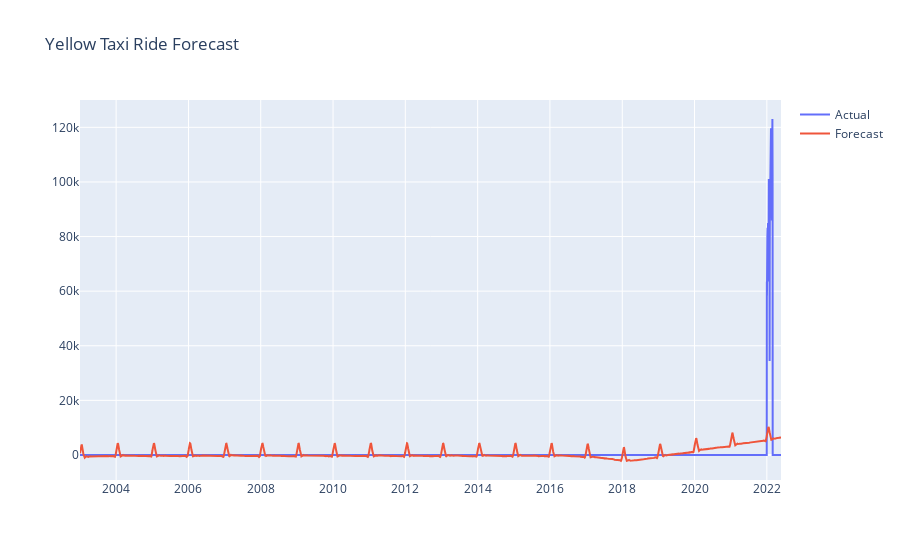
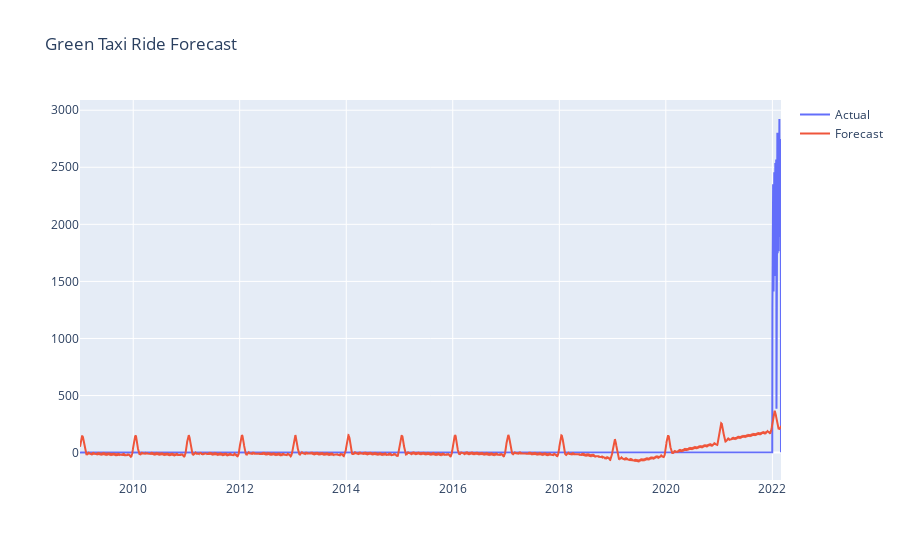

Notebook cell for these charts, in order:
### Markdown cell above
### Task 5: Time-Series Forecasting
Use Prophet or a similar tool to forecast the number of taxi rides in the future, respectively for green and yellow taxis. This includes creating a time-series model, tuning its parameters, and validating its performance. Also, interpret the model's predictions and identify the factors driving the forecasted trends.

A good example for using Prophet to do time-series forecasting can be found here https://www.kaggle.com/code/prashant111/tutorial-time-series-forecasting-with-prophet

**Hint**: In order to evaluate how your model performs, you need to split the dataset to be train and test. For time-series data, we cannot randomly select the data record (i.e. the rows) to be in train or test. Namely, all training data must be before the earliest test data. In other words, the model is always trained on historical data and then used to forecast the future.

### Code cell
import pandas as pd
from prophet import Prophet
import plotly.graph_objects as go
from sklearn.metrics import mean_squared_error
import numpy as np

# Prepare the yellow taxi time series data
df_yellow['tpep_pickup_datetime'] = pd.to_datetime(df_yellow['tpep_pickup_datetime'])
df_yellow['count'] = 1
df_yellow = df_yellow.groupby(pd.Grouper(key='tpep_pickup_datetime', freq='D')).count().reset_index()
df_yellow.rename(columns={'tpep_pickup_datetime': 'ds', 'count': 'y'}, inplace=True)

# Prepare the green taxi time series data
df_green['lpep_pickup_datetime'] = pd.to_datetime(df_green['lpep_pickup_datetime'])
df_green['count'] = 1
df_green = df_green.groupby(pd.Grouper(key='lpep_pickup_datetime', freq='D')).count().reset_index()
df_green.rename(columns={'lpep_pickup_datetime': 'ds', 'count': 'y'}, inplace=True)

# Split the data into train and test sets
train_yellow = df_yellow[df_yellow['ds'] < '2022-02-01']  # Adjust the date range as needed
test_yellow = df_yellow[df_yellow['ds'] >= '2022-02-01']

train_green = df_green[df_green['ds'] < '2022-02-01']
test_green = df_green[df_green['ds'] >= '2022-02-01']

# Create and train the Prophet models
model_yellow = Prophet()
model_yellow.fit(train_yellow)

model_green = Prophet()
model_green.fit(train_green)

# Make predictions
future_yellow = model_yellow.make_future_dataframe(periods=len(test_yellow))
forecast_yellow = model_yellow.predict(future_yellow)

future_green = model_green.make_future_dataframe(periods=len(test_green))
forecast_green = model_green.predict(future_green)

# Troubleshooting step 1: Check the structure of forecast_yellow
print(forecast_yellow.head())

# Troubleshooting step 2: Compare the lengths of test_yellow and forecast_yellow
print("Length of test_yellow: ", len(test_yellow))
print("Length of forecast_yellow: ", len(forecast_yellow))

# Plot the forecasts
fig_yellow = go.Figure()
fig_yellow.add_trace(go.Scatter(x=df_yellow['ds'], y=df_yellow['y'], name='Actual'))
fig_yellow.add_trace(go.Scatter(x=forecast_yellow['ds'], y=forecast_yellow['yhat'], name='Forecast'))
fig_yellow.update_layout(title='Yellow Taxi Ride Forecast')
fig_yellow.show()

fig_green = go.Figure()
fig_green.add_trace(go.Scatter(x=df_green['ds'], y=df_green['y'], name='Actual'))
fig_green.add_trace(go.Scatter(x=forecast_green['ds'], y=forecast_green['yhat'], name='Forecast'))
fig_green.update_layout(title='Green Taxi Ride Forecast')
fig_green.show()

# Model evaluation
predictions_yellow = forecast_yellow[-len(test_yellow):]['yhat']
mse_yellow = mean_squared_error(test_yellow['y'], predictions_yellow)
rmse_yellow = np.sqrt(mse_yellow)

predictions_green = forecast_green[-len(test_green):]['yhat']
mse_green = mean_squared_error(test_green['y'], predictions_green)
rmse_green = np.sqrt(mse_green)

print("Yellow Taxi Ride Forecast Evaluation:")
print("RMSE: {:.2f}".format(rmse_yellow))

print("Green Taxi Ride Forecast Evaluation:")
print("RMSE: {:.2f}".format(rmse_green))

# Interpret the model's predictions
model_yellow.plot_components(forecast_yellow)
model_green

### Figure 1 — Plotly figure (JSON) as saved in the notebook; plotly's stock layout.template omitted (floating-point values rounded to 4 significant figures; data arrays with more than 128 entries replaced by an {"elided": "..."} marker saying what was removed)
{"data": [{"name": "Actual", "type": "scatter", "x": {"elided": "7084 str values"}, "y": {"elided": "7084 int values"}}, {"name": "Forecast", "type": "scatter", "x": {"elided": "7084 str values"}, "y": {"elided": "7084 float values"}}], "layout": {"title": {"text": "Yellow Taxi Ride Forecast"}}}

### Figure 2 — Plotly figure (JSON) as saved in the notebook; plotly's stock layout.template omitted (floating-point values rounded to 4 significant figures; data arrays with more than 128 entries replaced by an {"elided": "..."} marker saying what was removed)
{"data": [{"name": "Actual", "type": "scatter", "x": {"elided": "4808 str values"}, "y": {"elided": "4808 int values"}}, {"name": "Forecast", "type": "scatter", "x": {"elided": "4808 str values"}, "y": {"elided": "4808 float values"}}], "layout": {"title": {"text": "Green Taxi Ride Forecast"}}}
